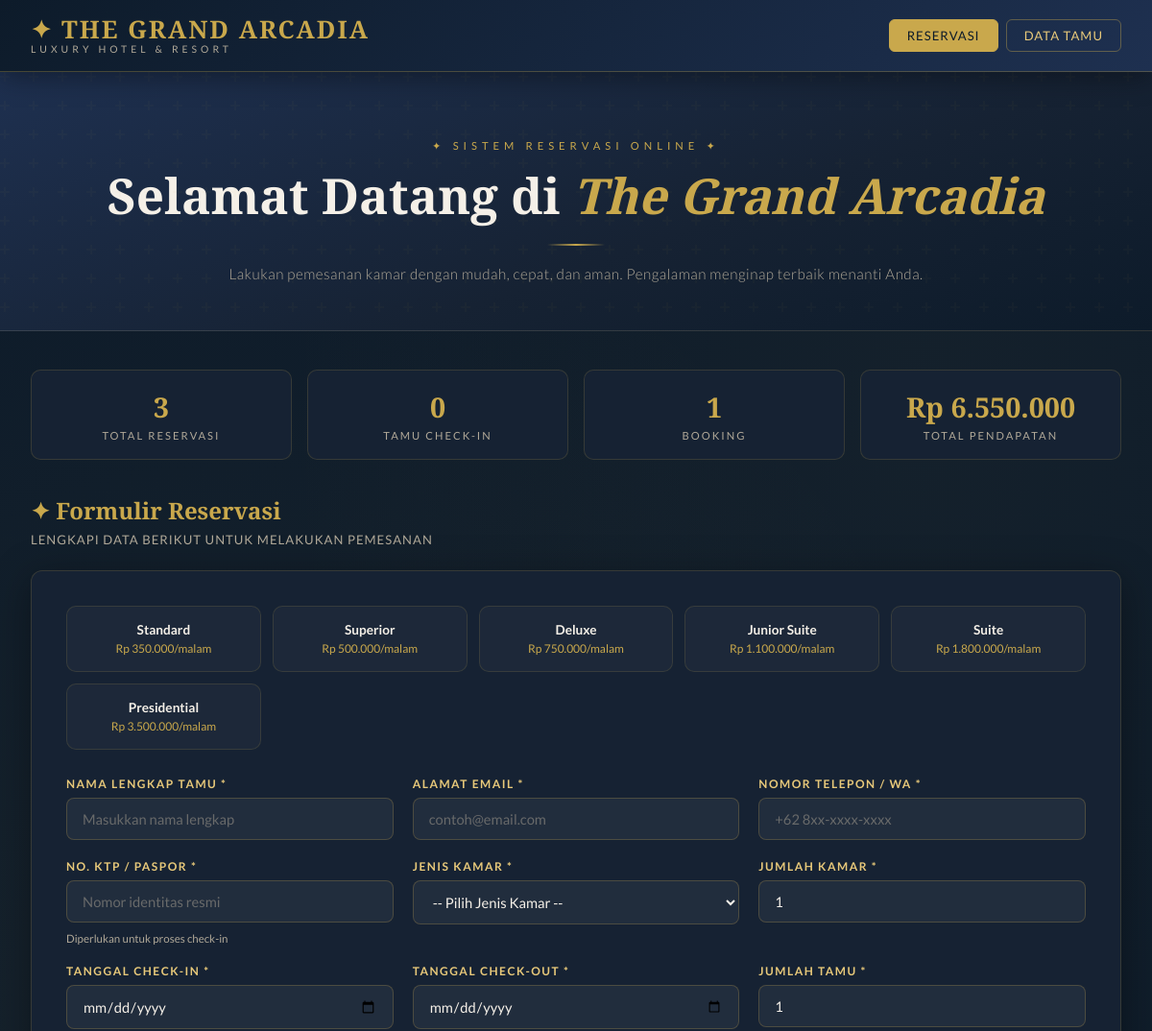
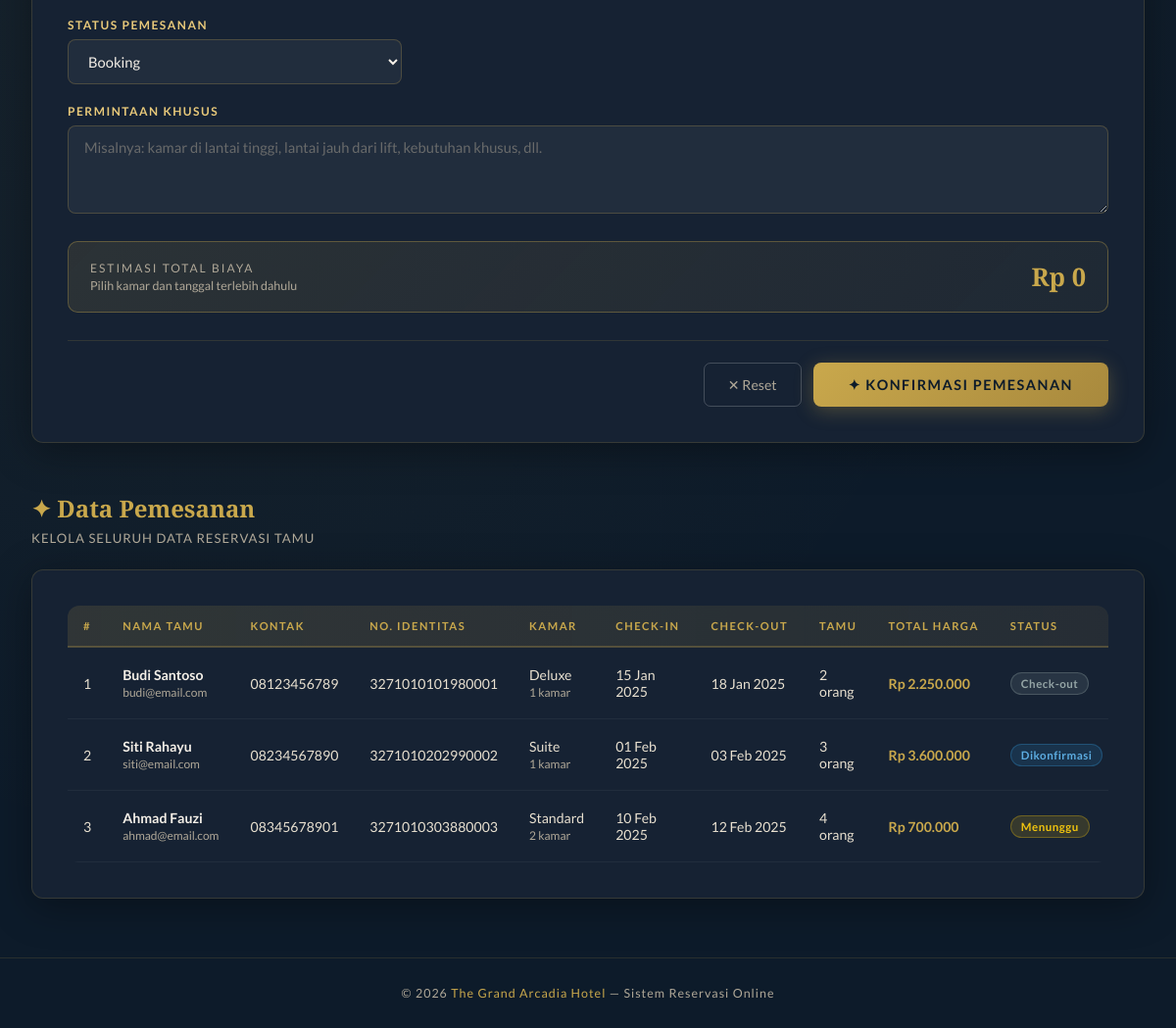
The page / on the database its author committed (2 pictures, top to bottom).
### tables this page shows
CREATE TABLE IF NOT EXISTS pemesanan (
    id              INT AUTO_INCREMENT PRIMARY KEY COMMENT 'ID unik pemesanan',
    nama_tamu       VARCHAR(100)    NOT NULL COMMENT 'Nama lengkap tamu',
    email           VARCHAR(100)    NOT NULL COMMENT 'Email tamu',
    no_telepon      VARCHAR(20)     NOT NULL COMMENT 'Nomor HP/WA tamu',
    no_identitas    VARCHAR(30)     NOT NULL COMMENT 'No. KTP atau Paspor',
    jenis_kamar     VARCHAR(50)     NOT NULL COMMENT 'Jenis kamar yang dipesan',
    jumlah_kamar    INT             NOT NULL DEFAULT 1 COMMENT 'Jumlah kamar',
    tanggal_masuk   DATE            NOT NULL COMMENT 'Tanggal check-in',
    tanggal_keluar  DATE            NOT NULL COMMENT 'Tanggal check-out',
    jumlah_tamu     INT             NOT NULL DEFAULT 1 COMMENT 'Jumlah tamu',
    permintaan      TEXT            COMMENT 'Permintaan atau catatan khusus',
    status          ENUM(
                        'Menunggu',
                        'Dikonfirmasi',
                        'Check-in',
                        'Check-out',
                        'Dibatalkan'
                    ) DEFAULT 'Menunggu' COMMENT 'Status pemesanan',
    total_harga     DECIMAL(15,2)   DEFAULT 0 COMMENT 'Total biaya menginap',
    created_at      TIMESTAMP       DEFAULT CURRENT_TIMESTAMP COMMENT 'Waktu pemesanan dibuat'
);

### index.php (the view, shortened to what this page needs)
<?php
require_once 'koneksi.php';
$query  = "SELECT * FROM pemesanan ORDER BY created_at DESC";
$result = mysqli_query($koneksi, $query);
$harga_kamar = [
    'Standard'      => 350000,
    'Superior'      => 500000,
    'Deluxe'        => 750000,
    'Junior Suite'  => 1100000,
    'Suite'         => 1800000,
    'Presidential'  => 3500000,
];
?>
<!DOCTYPE html>
<html lang="id">
<head>
</head>
<body>
<header class="site-header">
    <div class="header-inner">
        <div class="logo">
            <span class="logo-main">✦ THE GRAND ARCADIA</span>
            <span class="logo-sub">Luxury Hotel &amp; Resort</span>
        </div>
        <nav class="nav-links">
            <a href="#form-pesan" class="nav-btn active">Reservasi</a>
            <a href="#daftar-pesan" class="nav-btn">Data Tamu</a>
        </nav>
    </div>
</header>
<section class="hero">
    <p class="hero-eyebrow">✦ Sistem Reservasi Online ✦</p>
    <h1>Selamat Datang di <em>The Grand Arcadia</em></h1>
    <div class="gold-divider"></div>
    <p class="hero-desc">Lakukan pemesanan kamar dengan mudah, cepat, dan aman. Pengalaman menginap terbaik menanti Anda.</p>
</section>
<main class="container">
    <?php
    $total_pesan     = mysqli_num_rows(mysqli_query($koneksi, "SELECT id FROM pemesanan"));
    $total_checkin   = mysqli_num_rows(mysqli_query($koneksi, "SELECT id FROM pemesanan WHERE status='Check-in'"));
    $total_menunggu  = mysqli_num_rows(mysqli_query($koneksi, "SELECT id FROM pemesanan WHERE status='Menunggu'"));
    $total_revenue_r = mysqli_query($koneksi, "SELECT SUM(total_harga) AS total FROM pemesanan WHERE status != 'Dibatalkan'");
    $total_revenue   = mysqli_fetch_assoc($total_revenue_r)['total'] ?? 0;
    ?>
    <div class="stats-bar">
        <div class="stat-item">
            <div class="stat-number"><?= $total_pesan ?></div>
            <div class="stat-label">Total Reservasi</div>
        </div>
        <div class="stat-item">
            <div class="stat-number"><?= $total_checkin ?></div>
            <div class="stat-label">Tamu Check-in</div>
        </div>
        <div class="stat-item">
            <div class="stat-number"><?= $total_menunggu ?></div>
            <div class="stat-label">Booking</div>
        </div>
        <div class="stat-item">
            <div class="stat-number">Rp <?= number_format($total_revenue, 0, ',', '.') ?></div>
            <div class="stat-label">Total Pendapatan</div>
        </div>
    </div>
    <section id="form-pesan">
        <h2 class="section-title">✦ Formulir Reservasi</h2>
        <p class="section-sub">LENGKAPI DATA BERIKUT UNTUK MELAKUKAN PEMESANAN</p>
        <div class="card">
            <div class="rooms-grid" id="rooms-grid">
                <?php foreach ($harga_kamar as $jenis => $harga): ?>
                <div class="room-card" onclick="pilihKamar(this, '<?= $jenis ?>', <?= $harga ?>)">
                    <div class="room-name"><?= $jenis ?></div>
                    <div class="room-price">Rp <?= number_format($harga, 0, ',', '.') ?>/malam</div>
                </div>
                <?php endforeach; ?>
            </div>
            <form action="tambah.php" method="POST" id="formPemesanan">
                <div class="form-grid">
                    <div class="form-group">
                        <label for="nama_tamu">Nama Lengkap Tamu *</label>
                        <input type="text" id="nama_tamu" name="nama_tamu"
                               placeholder="Masukkan nama lengkap" required>
                    </div>
                    <div class="form-group">
                        <label for="email">Alamat Email *</label>
                        <input type="email" id="email" name="email"
                               placeholder="contoh@email.com" required>
                    </div>
                    <div class="form-group">
                        <label for="no_telepon">Nomor Telepon / WA *</label>
                        <input type="text" id="no_telepon" name="no_telepon"
                               placeholder="+62 8xx-xxxx-xxxx" required>
                    </div>
                    <div class="form-group">
                        <label for="no_identitas">No. KTP / Paspor *</label>
                        <input type="text" id="no_identitas" name="no_identitas"
                               placeholder="Nomor identitas resmi" required>
                        <span class="input-hint">Diperlukan untuk proses check-in</span>
                    </div>
                    <div class="form-group">
                        <label for="jenis_kamar">Jenis Kamar *</label>
                        <select id="jenis_kamar" name="jenis_kamar" required
                                onchange="updateHarga()">
                            <option value="">-- Pilih Jenis Kamar --</option>
                        </select>
                    </div>
                    <div class="form-group">
                        <label for="jumlah_kamar">Jumlah Kamar *</label>
                        <input type="number" id="jumlah_kamar" name="jumlah_kamar"
                               value="1" min="1" max="10" required
                               oninput="updateHarga()">
                    </div>
                    <div class="form-group">
                        <label for="tanggal_masuk">Tanggal Check-in *</label>
                        <input type="date" id="tanggal_masuk" name="tanggal_masuk"
                               required oninput="updateHarga()">
                    </div>
                    <div class="form-group">
                        <label for="tanggal_keluar">Tanggal Check-out *</label>
                        <input type="date" id="tanggal_keluar" name="tanggal_keluar"
                               required oninput="updateHarga()">
                    </div>
                    <div class="form-group">
                        <label for="jumlah_tamu">Jumlah Tamu *</label>
                        <input type="number" id="jumlah_tamu" name="jumlah_tamu"
                               value="1" min="1" max="20" required>
                    </div>
                    <div class="form-group">
                        <label for="status">Status Pemesanan</label>
                        <select id="status" name="status">
                            <option value="Menunggu">Booking</option>
                        </select>
                    </div>
                    <div class="form-group full">
                        <label for="permintaan">Permintaan Khusus</label>
                        <textarea id="permintaan" name="permintaan"
                                  placeholder="Misalnya: kamar di lantai tinggi, lantai jauh dari lift, kebutuhan khusus, dll."></textarea>
                    </div>
                    <div class="form-group full">
                        <div class="price-preview">
                            <div>
                                <div class="price-label">Estimasi Total Biaya</div>
                                <div style="font-size:0.78rem;color:var(--text-light);margin-top:3px;"
                                     id="detail-harga">Pilih kamar dan tanggal terlebih dahulu</div>
                            </div>
                            <div class="price-amount" id="total-harga">Rp 0</div>
                        </div>
                    </div>
                </div>
                <div class="form-actions">
                    <button type="reset" class="btn-cancel" onclick="resetForm()">✕ Reset</button>
                    <button type="submit" class="btn-submit">✦ Konfirmasi Pemesanan</button>
                </div>
            </form>
        </div>
    </section>
    <section id="daftar-pesan" class="section-gap">
        <h2 class="section-title">✦ Data Pemesanan</h2>
        <p class="section-sub">KELOLA SELURUH DATA RESERVASI TAMU</p>
        <div class="card">
            <div class="table-wrap">
                <table>
                    <thead>
                        <tr>
                            <th>#</th>
                            <th>Nama Tamu</th>
                            <th>Kontak</th>
                            <th>No. Identitas</th>
                            <th>Kamar</th>
                            <th>Check-in</th>
                            <th>Check-out</th>
                            <th>Tamu</th>
                            <th>Total Harga</th>
                            <th>Status</th>
                        </tr>
                    </thead>
                    <tbody>
                    <?php if (mysqli_num_rows($result) == 0): ?>
                        <tr>
                            <td colspan="11">
                                <div class="empty-state">
                                    <div class="icon">🏨</div>
                                    <p>Belum ada data pemesanan.<br>Lakukan reservasi pertama Anda!</p>
                                </div>
                            </td>
                        </tr>
                    <?php else: ?>
                        <?php $no = 1; while ($row = mysqli_fetch_assoc($result)): ?>
                        <tr>
                            <td><?= $no++ ?></td>
                            <td>
                                <strong style="color:var(--cream)"><?= htmlspecialchars($row['nama_tamu']) ?></strong>
                                <br><span style="font-size:0.75rem;color:var(--text-light)"><?= htmlspecialchars($row['email']) ?></span>
                            </td>
                            <td><?= htmlspecialchars($row['no_telepon']) ?></td>
                            <td><?= htmlspecialchars($row['no_identitas']) ?></td>
                            <td>
                                <?= htmlspecialchars($row['jenis_kamar']) ?>
                                <br><span style="font-size:0.75rem;color:var(--text-light)"><?= $row['jumlah_kamar'] ?> kamar</span>
                            </td>
                            <td><?= date('d M Y', strtotime($row['tanggal_masuk'])) ?></td>
                            <td><?= date('d M Y', strtotime($row['tanggal_keluar'])) ?></td>
                            <td><?= $row['jumlah_tamu'] ?> orang</td>
                            <td style="color:var(--gold);font-weight:700;">
                                Rp <?= number_format($row['total_harga'], 0, ',', '.') ?>
                            </td>
                            <td>
                                <?php
                                $badge_map = [
                                    'Menunggu'     => 'badge-menunggu',
                                    'Dikonfirmasi' => 'badge-dikonfirmasi',
                                    'Check-in'     => 'badge-checkin',
                                    'Check-out'    => 'badge-checkout',
                                    'Dibatalkan'   => 'badge-dibatalkan',
                                ];
                                $badge_class = $badge_map[$row['status']] ?? 'badge-menunggu';
                                ?>
                                <span class="badge <?= $badge_class ?>">
                                    <?= htmlspecialchars($row['status']) ?>
                                </span>
                            </td>
                        </tr>
                        <?php endwhile; ?>
                    <?php endif; ?>
                    </tbody>
                </table>
            </div>
        </div>
    </section>
</main>
<footer>
    &copy; <?= date('Y') ?> <span>The Grand Arcadia Hotel</span> — Sistem Reservasi Online
</footer>
</body>
</html>

### rows shown on the page
pemesanan: nama_tamu "Budi Santoso", email "budi@email.com", no_telepon "08123456789", no_identitas "3271010101980001", jenis_kamar "Deluxe", jumlah_kamar "1", tanggal_masuk "15 Jan 2025", tanggal_keluar "18 Jan 2025", jumlah_tamu "2", total_harga "2.250.000", status "Check-out"
pemesanan: nama_tamu "Siti Rahayu", email "siti@email.com", no_telepon "08234567890", no_identitas "3271010202990002", jenis_kamar "Suite", jumlah_kamar "1", tanggal_masuk "01 Feb 2025", tanggal_keluar "03 Feb 2025", jumlah_tamu "3", total_harga "3.600.000", status "Dikonfirmasi"
pemesanan: nama_tamu "Ahmad Fauzi", email "ahmad@email.com", no_telepon "08345678901", no_identitas "3271010303880003", jenis_kamar "Standard", jumlah_kamar "2", tanggal_masuk "10 Feb 2025", tanggal_keluar "12 Feb 2025", jumlah_tamu "4", total_harga "700.000", status "Menunggu"

### other values the page prints
$total_pesan "3"
$total_checkin "0"
$total_menunggu "1"
$total_revenue "6.550.000"
$jenis "Standard"
$harga "350.000"
$jenis "Superior"
$harga "500.000"
$jenis "Deluxe"
$harga "750.000"
$jenis "Junior Suite"
$harga "1.100.000"
$jenis "Suite"
$harga "1.800.000"
$jenis "Presidential"
